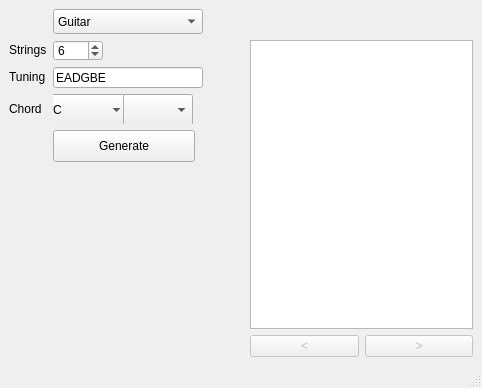
<?xml version="1.0" encoding="UTF-8"?>
<ui version="4.0">
 <class>MainWindow</class>
 <widget class="QMainWindow" name="MainWindow">
  <property name="geometry">
   <rect>
    <x>0</x>
    <y>0</y>
    <width>482</width>
    <height>388</height>
   </rect>
  </property>
  <property name="windowTitle">
   <string>Chords</string>
  </property>
  <widget class="QWidget" name="centralwidget">
   <layout class="QGridLayout" name="gridLayout">
    <item row="6" column="5" colspan="3">
     <spacer name="horizontalSpacer_3">
      <property name="orientation">
       <enum>Qt::Horizontal</enum>
      </property>
      <property name="sizeHint" stdset="0">
       <size>
        <width>40</width>
        <height>20</height>
       </size>
      </property>
     </spacer>
    </item>
    <item row="5" column="2">
     <widget class="QLineEdit" name="tuningEdit">
      <property name="minimumSize">
       <size>
        <width>100</width>
        <height>21</height>
       </size>
      </property>
      <property name="maximumSize">
       <size>
        <width>283</width>
        <height>21</height>
       </size>
      </property>
      <property name="text">
       <string>EADGBE</string>
      </property>
     </widget>
    </item>
    <item row="5" column="0">
     <widget class="QLabel" name="label_2">
      <property name="sizePolicy">
       <sizepolicy hsizetype="Fixed" vsizetype="Fixed">
        <horstretch>0</horstretch>
        <verstretch>0</verstretch>
       </sizepolicy>
      </property>
      <property name="text">
       <string>Tuning</string>
      </property>
     </widget>
    </item>
    <item row="6" column="2">
     <widget class="QWidget" name="widget" native="true">
      <property name="sizePolicy">
       <sizepolicy hsizetype="Preferred" vsizetype="Fixed">
        <horstretch>0</horstretch>
        <verstretch>0</verstretch>
       </sizepolicy>
      </property>
      <property name="minimumSize">
       <size>
        <width>150</width>
        <height>30</height>
       </size>
      </property>
      <widget class="QComboBox" name="chordRootBox">
       <property name="geometry">
        <rect>
         <x>-5</x>
         <y>0</y>
         <width>80</width>
         <height>32</height>
        </rect>
       </property>
       <property name="minimumSize">
        <size>
         <width>80</width>
         <height>32</height>
        </size>
       </property>
       <property name="maximumSize">
        <size>
         <width>80</width>
         <height>32</height>
        </size>
       </property>
       <property name="currentText">
        <string>C</string>
       </property>
       <item>
        <property name="text">
         <string>C</string>
        </property>
       </item>
       <item>
        <property name="text">
         <string>C#/Db</string>
        </property>
       </item>
       <item>
        <property name="text">
         <string>D</string>
        </property>
       </item>
       <item>
        <property name="text">
         <string>D#/Eb</string>
        </property>
       </item>
       <item>
        <property name="text">
         <string>E</string>
        </property>
       </item>
       <item>
        <property name="text">
         <string>F</string>
        </property>
       </item>
       <item>
        <property name="text">
         <string>F#/Gb</string>
        </property>
       </item>
       <item>
        <property name="text">
         <string>G</string>
        </property>
       </item>
       <item>
        <property name="text">
         <string>G#/Ab</string>
        </property>
       </item>
       <item>
        <property name="text">
         <string>A</string>
        </property>
       </item>
       <item>
        <property name="text">
         <string>A#/Bb</string>
        </property>
       </item>
       <item>
        <property name="text">
         <string>B</string>
        </property>
       </item>
      </widget>
      <widget class="QComboBox" name="chordQualityBox">
       <property name="enabled">
        <bool>true</bool>
       </property>
       <property name="geometry">
        <rect>
         <x>70</x>
         <y>0</y>
         <width>70</width>
         <height>32</height>
        </rect>
       </property>
       <item>
        <property name="text">
         <string/>
        </property>
       </item>
       <item>
        <property name="text">
         <string>m</string>
        </property>
       </item>
       <item>
        <property name="text">
         <string>7</string>
        </property>
       </item>
       <item>
        <property name="text">
         <string>m7</string>
        </property>
       </item>
       <item>
        <property name="text">
         <string>sus2</string>
        </property>
       </item>
       <item>
        <property name="text">
         <string>sus4</string>
        </property>
       </item>
       <item>
        <property name="text">
         <string>dim</string>
        </property>
       </item>
       <item>
        <property name="text">
         <string>aug</string>
        </property>
       </item>
      </widget>
     </widget>
    </item>
    <item row="4" column="12" rowspan="6" colspan="2">
     <widget class="QTextBrowser" name="chartBrowser">
      <property name="minimumSize">
       <size>
        <width>162</width>
        <height>190</height>
       </size>
      </property>
      <property name="font">
       <font>
        <family>Droid Sans Mono for Powerline</family>
        <pointsize>20</pointsize>
       </font>
      </property>
      <property name="sizeAdjustPolicy">
       <enum>QAbstractScrollArea::AdjustIgnored</enum>
      </property>
      <property name="autoFormatting">
       <set>QTextEdit::AutoNone</set>
      </property>
      <property name="html">
       <string>&lt;!DOCTYPE HTML PUBLIC &quot;-//W3C//DTD HTML 4.0//EN&quot; &quot;http://www.w3.org/TR/REC-html40/strict.dtd&quot;&gt;
&lt;html&gt;&lt;head&gt;&lt;meta name=&quot;qrichtext&quot; content=&quot;1&quot; /&gt;&lt;style type=&quot;text/css&quot;&gt;
p, li { white-space: pre-wrap; }
&lt;/style&gt;&lt;/head&gt;&lt;body style=&quot; font-family:'Droid Sans Mono for Powerline'; font-size:20pt; font-weight:400; font-style:normal;&quot;&gt;
&lt;p align=&quot;center&quot; style=&quot;-qt-paragraph-type:empty; margin-top:0px; margin-bottom:0px; margin-left:0px; margin-right:0px; -qt-block-indent:0; text-indent:0px; font-family:'Droid Sans Mono for Powerline';&quot;&gt;&lt;br /&gt;&lt;/p&gt;&lt;/body&gt;&lt;/html&gt;</string>
      </property>
     </widget>
    </item>
    <item row="4" column="0">
     <widget class="QLabel" name="label">
      <property name="sizePolicy">
       <sizepolicy hsizetype="Fixed" vsizetype="Fixed">
        <horstretch>0</horstretch>
        <verstretch>0</verstretch>
       </sizepolicy>
      </property>
      <property name="text">
       <string>Strings</string>
      </property>
     </widget>
    </item>
    <item row="4" column="2">
     <widget class="QSpinBox" name="spinBox">
      <property name="minimumSize">
       <size>
        <width>50</width>
        <height>21</height>
       </size>
      </property>
      <property name="maximumSize">
       <size>
        <width>50</width>
        <height>21</height>
       </size>
      </property>
      <property name="minimum">
       <number>1</number>
      </property>
      <property name="maximum">
       <number>20</number>
      </property>
      <property name="value">
       <number>6</number>
      </property>
     </widget>
    </item>
    <item row="4" column="7">
     <spacer name="horizontalSpacer_2">
      <property name="orientation">
       <enum>Qt::Horizontal</enum>
      </property>
      <property name="sizeType">
       <enum>QSizePolicy::Expanding</enum>
      </property>
      <property name="sizeHint" stdset="0">
       <size>
        <width>40</width>
        <height>20</height>
       </size>
      </property>
     </spacer>
    </item>
    <item row="5" column="6" colspan="2">
     <spacer name="horizontalSpacer">
      <property name="orientation">
       <enum>Qt::Horizontal</enum>
      </property>
      <property name="sizeHint" stdset="0">
       <size>
        <width>40</width>
        <height>20</height>
       </size>
      </property>
     </spacer>
    </item>
    <item row="10" column="12">
     <widget class="QPushButton" name="prevButton">
      <property name="enabled">
       <bool>false</bool>
      </property>
      <property name="text">
       <string>&lt;</string>
      </property>
     </widget>
    </item>
    <item row="6" column="0">
     <widget class="QLabel" name="label_3">
      <property name="sizePolicy">
       <sizepolicy hsizetype="Fixed" vsizetype="Fixed">
        <horstretch>0</horstretch>
        <verstretch>0</verstretch>
       </sizepolicy>
      </property>
      <property name="text">
       <string>Chord</string>
      </property>
     </widget>
    </item>
    <item row="7" column="2">
     <widget class="QPushButton" name="generateButton">
      <property name="minimumSize">
       <size>
        <width>142</width>
        <height>32</height>
       </size>
      </property>
      <property name="maximumSize">
       <size>
        <width>142</width>
        <height>32</height>
       </size>
      </property>
      <property name="text">
       <string>Generate</string>
      </property>
     </widget>
    </item>
    <item row="10" column="13">
     <widget class="QPushButton" name="nextButton">
      <property name="enabled">
       <bool>false</bool>
      </property>
      <property name="text">
       <string>&gt;</string>
      </property>
     </widget>
    </item>
    <item row="9" column="6">
     <widget class="QWidget" name="widget_2" native="true"/>
    </item>
    <item row="0" column="2">
     <widget class="QComboBox" name="comboBox">
      <property name="enabled">
       <bool>true</bool>
      </property>
      <property name="sizePolicy">
       <sizepolicy hsizetype="Fixed" vsizetype="Fixed">
        <horstretch>0</horstretch>
        <verstretch>0</verstretch>
       </sizepolicy>
      </property>
      <property name="minimumSize">
       <size>
        <width>100</width>
        <height>25</height>
       </size>
      </property>
      <property name="maximumSize">
       <size>
        <width>150</width>
        <height>25</height>
       </size>
      </property>
      <property name="frame">
       <bool>true</bool>
      </property>
      <item>
       <property name="text">
        <string>Guitar</string>
       </property>
      </item>
      <item>
       <property name="text">
        <string>Bass</string>
       </property>
      </item>
      <item>
       <property name="text">
        <string>Ukulele</string>
       </property>
      </item>
      <item>
       <property name="text">
        <string>Custom</string>
       </property>
      </item>
     </widget>
    </item>
   </layout>
  </widget>
  <widget class="QMenuBar" name="menubar">
   <property name="geometry">
    <rect>
     <x>0</x>
     <y>0</y>
     <width>482</width>
     <height>22</height>
    </rect>
   </property>
  </widget>
  <widget class="QStatusBar" name="statusbar"/>
 </widget>
 <resources/>
 <connections/>
</ui>
